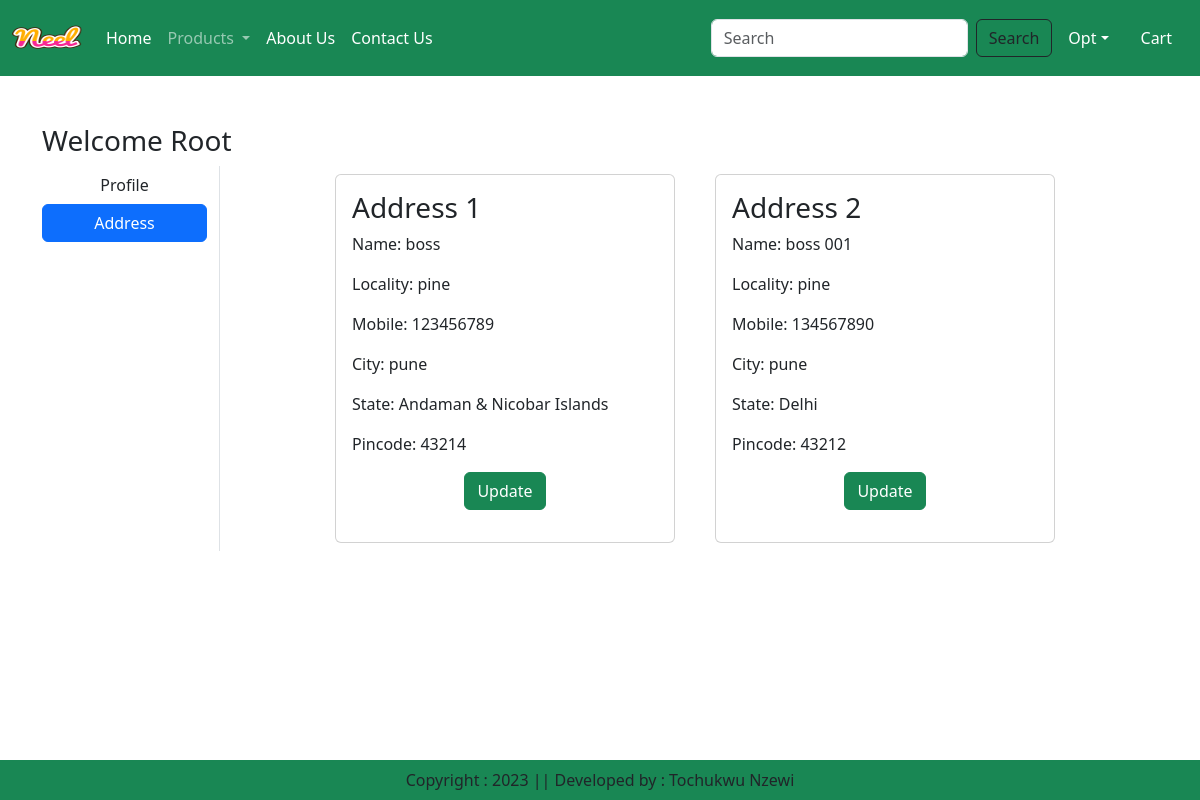
The app's page /address/ (signed in), older data.
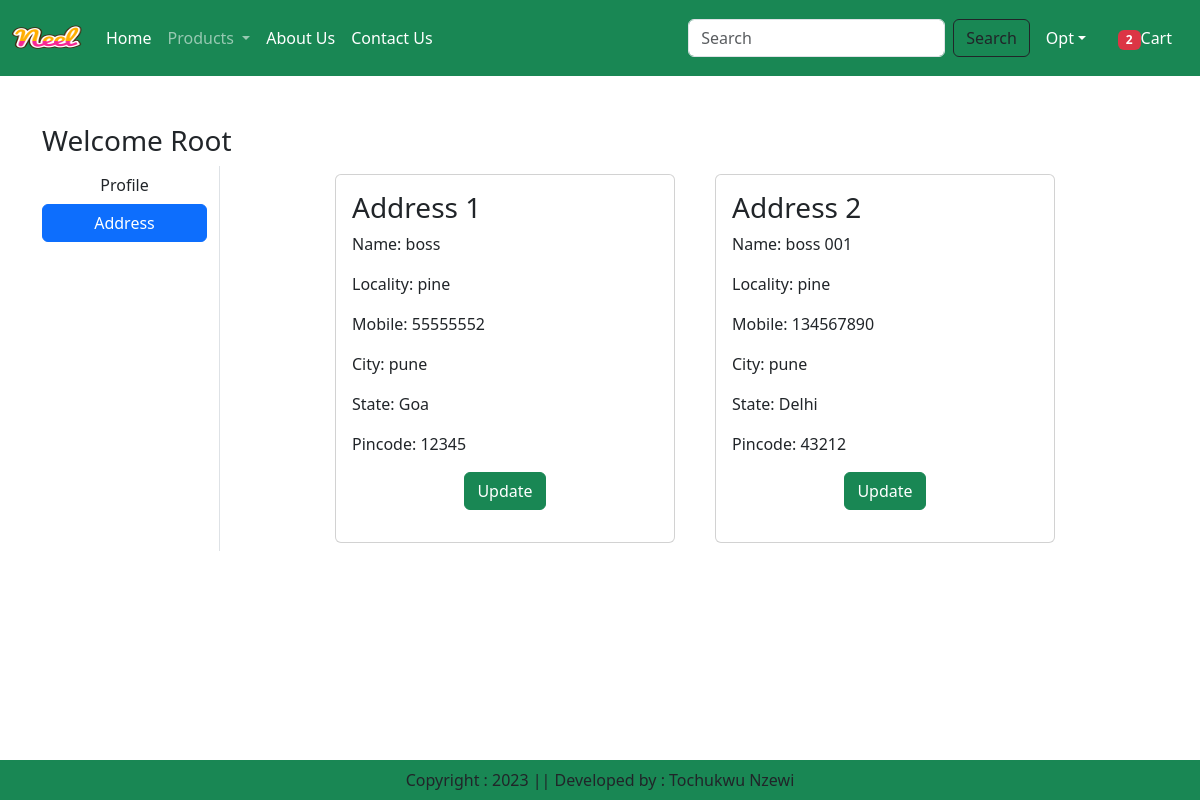
The same page, newer data.
### app/models.py (models this page shows, shortened)
class Customer(models.Model):
    user = models.ForeignKey(User,on_delete=models.CASCADE)
    name = models.CharField(max_length=200)
    locality = models.CharField(max_length=200)
    city = models.CharField(max_length=50)
    mobile = models.IntegerField(default=0)
    zipcode = models.IntegerField()
    state = models.CharField(choices=STATE_CHOICES,max_length=100)

### app/views.py (the view)
# urls.py: path('address/', views.address,name='address'),
@login_required
def address(request):
    add = Customer.objects.filter(user=request.user)
    totalitem = 0
    wishitem=0
    if request.user.is_authenticated:
            totalitem = len(Cart.objects.filter(user=request.user))
            wishitem = len(Wishlist.objects.filter(user=request.user))
    return render(request, 'app/address.html',locals())

### app/templates/app/address.html (shortened to what this page needs)
{% extends 'app/base.html' %}
{% load static %}
{% block main-content %}
<div class="container my-5">
    <div class="row">
        <h3>Welcome <span class="text-capitalize">{{request.user}}</span></h3>
    <div class="col-sm-2 border-end">
        <ul class="list-unstyled">
            <li class="d-grid"><a href="{% url 'profile' %}" class="btn">Profile</a></li>
            <li class="d-grid"><a href="{% url 'address' %}" class="btn btn-primary">Address</a></li>
        </ul>
    </div>
    <div class="col-sm-8 offset-sm-1">
        <div class="row">
            {% for ad in add %}
            <div class="col-sm-6">
                <div class="card m-2">
                    <div class="card-body">
                        <h3>Address {{forloop.counter}}</h3>
                        <p>Name: {{ad.name}}</p>
                        <p>Locality: {{ad.locality}}</p>
                        <p>Mobile: {{ad.mobile}}</p>
                        <p>City: {{ad.city}}</p>
                        <p>State: {{ad.state}}</p>
                        <p>Pincode: {{ad.zipcode}}</p>
                        <p class="text-center"><a href="{% url 'updateAddress' pk=ad.id %}" type="button" class="btn btn-success">Update</a></p>
                    </div>
                </div>
            </div>
            {% endfor %}
        </div>
    </div>
{% endblock main-content %}

Row changes from the older to the newer data that the page shows:
changed Customer "boss": mobile "123456789" → "55555552"; state "Andaman & Nicobar Islands" → "Goa"; zipcode "43214" → "12345"
Text that changed along with them:
{{ totalitem }}: (not shown) → "2"
